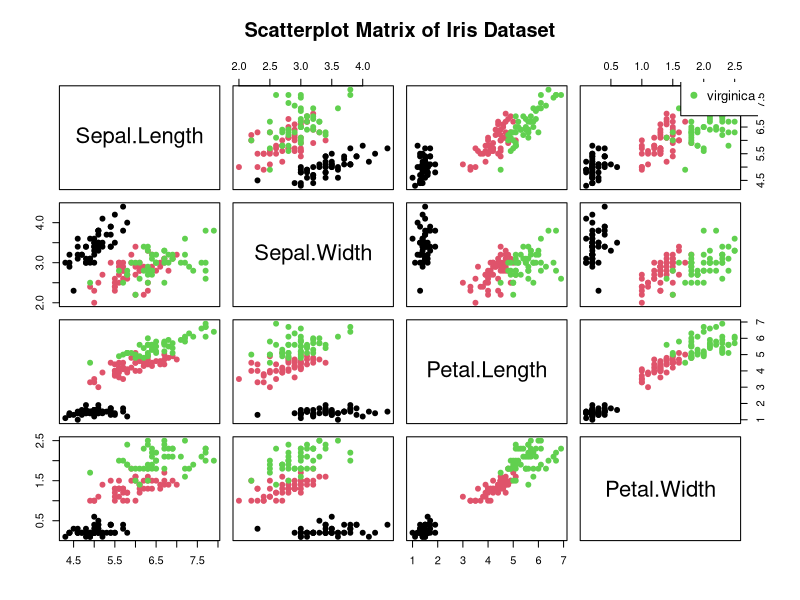

Generate this figure with R:
# Load the iris dataset
data(iris)

# Scatterplot matrix for first four numeric columns
pairs(iris[, 1:4],
      main = "Scatterplot Matrix of Iris Dataset",
      col = as.numeric(iris$Species),  # Assign numeric colors per species
      pch = 19)                        # Solid circle points

# Optional: add a legend
legend("topright", legend = levels(iris$Species),
       col = 1:3, pch = 19, cex = 0.8)
